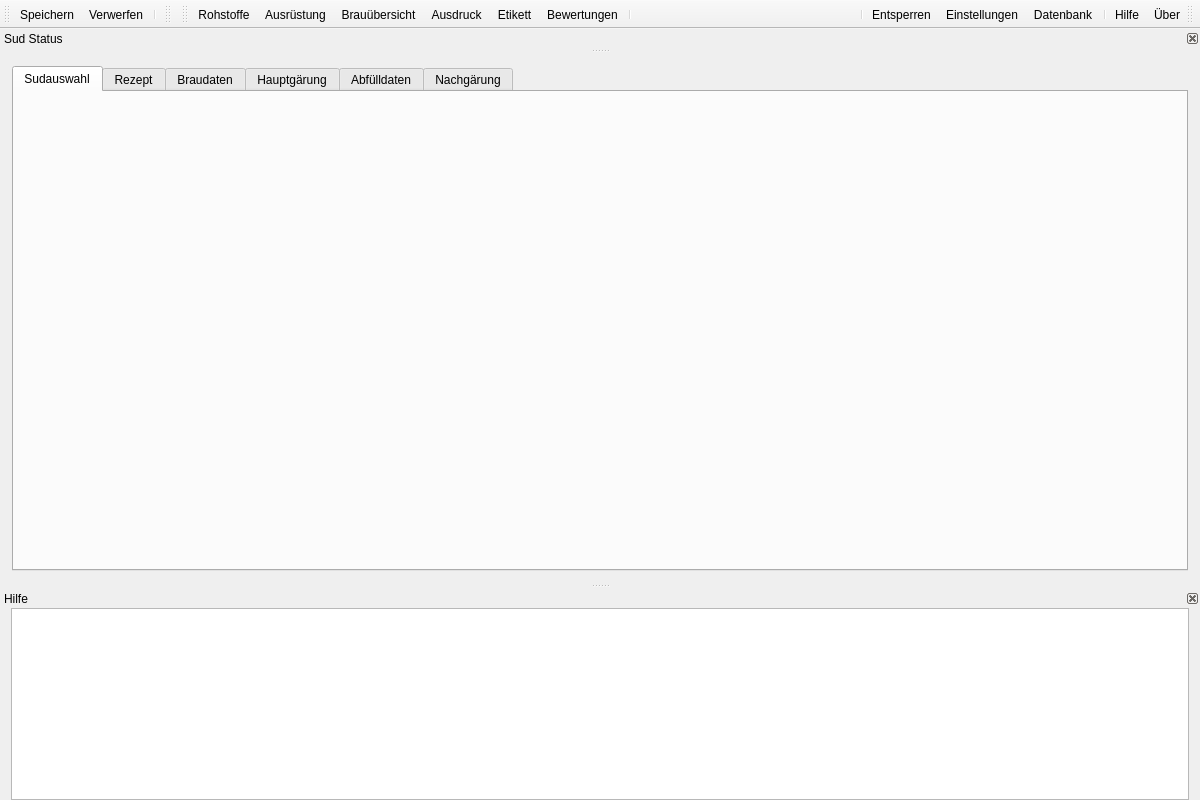
<?xml version="1.0" encoding="UTF-8"?>
<ui version="4.0">
 <class>MainWindow</class>
 <widget class="QMainWindow" name="MainWindow">
  <property name="geometry">
   <rect>
    <x>0</x>
    <y>0</y>
    <width>1200</width>
    <height>800</height>
   </rect>
  </property>
  <widget class="QWidget" name="centralWidget">
   <layout class="QVBoxLayout" name="verticalLayout_main">
    <property name="leftMargin">
     <number>12</number>
    </property>
    <property name="topMargin">
     <number>12</number>
    </property>
    <property name="rightMargin">
     <number>12</number>
    </property>
    <property name="bottomMargin">
     <number>12</number>
    </property>
    <item>
     <widget class="QTabWidget" name="tabMain">
      <property name="contextMenuPolicy">
       <enum>Qt::ContextMenuPolicy::ActionsContextMenu</enum>
      </property>
      <property name="currentIndex">
       <number>0</number>
      </property>
      <widget class="TabSudAuswahl" name="tabSudAuswahl">
       <attribute name="icon">
        <iconset theme="sudauswahl"/>
       </attribute>
       <attribute name="title">
        <string>Sudauswahl</string>
       </attribute>
      </widget>
      <widget class="TabRezept" name="tabRezept">
       <attribute name="icon">
        <iconset theme="rezept"/>
       </attribute>
       <attribute name="title">
        <string>Rezept</string>
       </attribute>
      </widget>
      <widget class="TabBraudaten" name="tabBraudaten">
       <attribute name="icon">
        <iconset theme="braudaten"/>
       </attribute>
       <attribute name="title">
        <string>Braudaten</string>
       </attribute>
      </widget>
      <widget class="TabGaerverlauf1" name="tabHauptgaerung">
       <attribute name="icon">
        <iconset theme="gaerung_i"/>
       </attribute>
       <attribute name="title">
        <string>Hauptgärung</string>
       </attribute>
      </widget>
      <widget class="TabAbfuellen" name="tabAbfuelldaten">
       <attribute name="icon">
        <iconset theme="abfuelldaten"/>
       </attribute>
       <attribute name="title">
        <string>Abfülldaten</string>
       </attribute>
      </widget>
      <widget class="TabGaerverlauf2" name="tabNachgaerung">
       <attribute name="icon">
        <iconset theme="gaerung_ii"/>
       </attribute>
       <attribute name="title">
        <string>Nachgärung</string>
       </attribute>
      </widget>
     </widget>
    </item>
   </layout>
  </widget>
  <widget class="QMenuBar" name="menuBar">
   <property name="geometry">
    <rect>
     <x>0</x>
     <y>0</y>
     <width>1200</width>
     <height>18</height>
    </rect>
   </property>
  </widget>
  <widget class="QToolBar" name="toolBarSave">
   <property name="windowTitle">
    <string>Speichern</string>
   </property>
   <property name="iconSize">
    <size>
     <width>16</width>
     <height>16</height>
    </size>
   </property>
   <property name="toolButtonStyle">
    <enum>Qt::ToolButtonStyle::ToolButtonTextUnderIcon</enum>
   </property>
   <attribute name="toolBarArea">
    <enum>TopToolBarArea</enum>
   </attribute>
   <attribute name="toolBarBreak">
    <bool>false</bool>
   </attribute>
   <addaction name="actionSpeichern"/>
   <addaction name="actionVerwerfen"/>
   <addaction name="separator"/>
  </widget>
  <widget class="QToolBar" name="toolBarSudauswahl">
   <property name="windowTitle">
    <string>Sudauswahl</string>
   </property>
   <property name="iconSize">
    <size>
     <width>16</width>
     <height>16</height>
    </size>
   </property>
   <property name="toolButtonStyle">
    <enum>Qt::ToolButtonStyle::ToolButtonTextUnderIcon</enum>
   </property>
   <attribute name="toolBarArea">
    <enum>TopToolBarArea</enum>
   </attribute>
   <attribute name="toolBarBreak">
    <bool>false</bool>
   </attribute>
  </widget>
  <widget class="QToolBar" name="toolBar">
   <property name="windowTitle">
    <string>Dialoge</string>
   </property>
   <property name="iconSize">
    <size>
     <width>16</width>
     <height>16</height>
    </size>
   </property>
   <property name="toolButtonStyle">
    <enum>Qt::ToolButtonStyle::ToolButtonTextUnderIcon</enum>
   </property>
   <attribute name="toolBarArea">
    <enum>TopToolBarArea</enum>
   </attribute>
   <attribute name="toolBarBreak">
    <bool>false</bool>
   </attribute>
   <addaction name="actionRohstoffe"/>
   <addaction name="actionAusruestung"/>
   <addaction name="actionBrauUebersicht"/>
   <addaction name="actionPrintout"/>
   <addaction name="actionEtikett"/>
   <addaction name="actionBewertungen"/>
   <addaction name="separator"/>
  </widget>
  <widget class="QToolBar" name="toolBarLeft">
   <property name="windowTitle">
    <string>Erweiterte Toolbar</string>
   </property>
   <property name="layoutDirection">
    <enum>Qt::LayoutDirection::RightToLeft</enum>
   </property>
   <property name="iconSize">
    <size>
     <width>16</width>
     <height>16</height>
    </size>
   </property>
   <property name="toolButtonStyle">
    <enum>Qt::ToolButtonStyle::ToolButtonTextUnderIcon</enum>
   </property>
   <attribute name="toolBarArea">
    <enum>TopToolBarArea</enum>
   </attribute>
   <attribute name="toolBarBreak">
    <bool>false</bool>
   </attribute>
   <addaction name="actionUeber"/>
   <addaction name="actionHilfe"/>
   <addaction name="separator"/>
   <addaction name="actionDatenbank"/>
   <addaction name="actionSettings"/>
   <addaction name="actionEingabefelderEntsperren"/>
   <addaction name="separator"/>
  </widget>
  <widget class="QDockWidget" name="dockWidgetSudStatus">
   <property name="features">
    <set>QDockWidget::DockWidgetFeature::DockWidgetClosable|QDockWidget::DockWidgetFeature::DockWidgetMovable</set>
   </property>
   <property name="windowTitle">
    <string>Sud Status</string>
   </property>
   <property name="dockLocation">
    <enum>Qt::DockWidgetArea::TopDockWidgetArea</enum>
   </property>
   <attribute name="dockWidgetArea">
    <number>4</number>
   </attribute>
   <widget class="QWidget" name="dockWidgetSudStatusContents">
    <layout class="QVBoxLayout" name="verticalLayout_sudstatus">
     <property name="topMargin">
      <number>0</number>
     </property>
     <property name="bottomMargin">
      <number>0</number>
     </property>
     <item>
      <widget class="WdgSudStatus" name="wdgSudStatus" native="true"/>
     </item>
    </layout>
   </widget>
  </widget>
  <widget class="QDockWidget" name="dockWidgetHelp">
   <property name="minimumSize">
    <size>
     <width>78</width>
     <height>110</height>
    </size>
   </property>
   <property name="features">
    <set>QDockWidget::DockWidgetFeature::DockWidgetClosable|QDockWidget::DockWidgetFeature::DockWidgetMovable</set>
   </property>
   <property name="windowTitle">
    <string>Hilfe</string>
   </property>
   <property name="dockLocation">
    <enum>Qt::DockWidgetArea::BottomDockWidgetArea</enum>
   </property>
   <attribute name="dockWidgetArea">
    <number>8</number>
   </attribute>
   <widget class="QWidget" name="dockWidgetHelpContents">
    <layout class="QVBoxLayout" name="verticalLayout_help">
     <property name="topMargin">
      <number>0</number>
     </property>
     <property name="bottomMargin">
      <number>0</number>
     </property>
     <item>
      <widget class="QTextBrowser" name="tbHelp">
       <property name="font">
        <font>
         <italic>true</italic>
        </font>
       </property>
       <property name="openExternalLinks">
        <bool>true</bool>
       </property>
      </widget>
     </item>
    </layout>
   </widget>
  </widget>
  <action name="actionSpeichern">
   <property name="icon">
    <iconset theme="save"/>
   </property>
   <property name="text">
    <string>Speichern</string>
   </property>
   <property name="shortcut">
    <string>Ctrl+S</string>
   </property>
  </action>
  <action name="actionVerwerfen">
   <property name="icon">
    <iconset theme="discard"/>
   </property>
   <property name="text">
    <string>Verwerfen</string>
   </property>
   <property name="toolTip">
    <string>Alle Änderungen verwerfen</string>
   </property>
  </action>
  <action name="actionUeber">
   <property name="checkable">
    <bool>true</bool>
   </property>
   <property name="icon">
    <iconset theme="about"/>
   </property>
   <property name="text">
    <string>Über</string>
   </property>
   <property name="menuRole">
    <enum>QAction::MenuRole::AboutRole</enum>
   </property>
  </action>
  <action name="actionEingabefelderEntsperren">
   <property name="checkable">
    <bool>true</bool>
   </property>
   <property name="icon">
    <iconset theme="unlock"/>
   </property>
   <property name="text">
    <string>Entsperren</string>
   </property>
   <property name="toolTip">
    <string>Alle Eingabefelder entsperren</string>
   </property>
  </action>
  <action name="actionHilfe">
   <property name="checkable">
    <bool>true</bool>
   </property>
   <property name="icon">
    <iconset theme="help"/>
   </property>
   <property name="text">
    <string>Hilfe</string>
   </property>
   <property name="shortcut">
    <string>F1</string>
   </property>
  </action>
  <action name="actionRohstoffe">
   <property name="checkable">
    <bool>true</bool>
   </property>
   <property name="checked">
    <bool>false</bool>
   </property>
   <property name="icon">
    <iconset theme="rohstoffe"/>
   </property>
   <property name="text">
    <string>Rohstoffe</string>
   </property>
   <property name="visible">
    <bool>true</bool>
   </property>
  </action>
  <action name="actionBrauUebersicht">
   <property name="checkable">
    <bool>true</bool>
   </property>
   <property name="enabled">
    <bool>true</bool>
   </property>
   <property name="icon">
    <iconset theme="brauuebersicht"/>
   </property>
   <property name="text">
    <string>Brauübersicht</string>
   </property>
   <property name="visible">
    <bool>true</bool>
   </property>
  </action>
  <action name="actionAusruestung">
   <property name="checkable">
    <bool>true</bool>
   </property>
   <property name="icon">
    <iconset theme="ausruestung"/>
   </property>
   <property name="text">
    <string>Ausrüstung</string>
   </property>
  </action>
  <action name="actionDatenbank">
   <property name="checkable">
    <bool>true</bool>
   </property>
   <property name="icon">
    <iconset theme="database"/>
   </property>
   <property name="text">
    <string>Datenbank</string>
   </property>
  </action>
  <action name="actionPrintout">
   <property name="checkable">
    <bool>true</bool>
   </property>
   <property name="icon">
    <iconset theme="ausdruck"/>
   </property>
   <property name="text">
    <string>Ausdruck</string>
   </property>
  </action>
  <action name="actionEtikett">
   <property name="checkable">
    <bool>true</bool>
   </property>
   <property name="icon">
    <iconset theme="etikett"/>
   </property>
   <property name="text">
    <string>Etikett</string>
   </property>
  </action>
  <action name="actionBewertungen">
   <property name="checkable">
    <bool>true</bool>
   </property>
   <property name="icon">
    <iconset theme="bewertung"/>
   </property>
   <property name="text">
    <string>Bewertungen</string>
   </property>
  </action>
  <action name="actionSettings">
   <property name="checkable">
    <bool>true</bool>
   </property>
   <property name="icon">
    <iconset theme="settings"/>
   </property>
   <property name="text">
    <string>Einstellungen</string>
   </property>
  </action>
  <action name="actionTabBarLabels">
   <property name="checkable">
    <bool>true</bool>
   </property>
   <property name="checked">
    <bool>true</bool>
   </property>
   <property name="text">
    <string>Überschriften</string>
   </property>
  </action>
  <action name="actionTabBarLocation">
   <property name="checkable">
    <bool>true</bool>
   </property>
   <property name="checked">
    <bool>true</bool>
   </property>
   <property name="text">
    <string>Oben / Rechts</string>
   </property>
   <property name="toolTip">
    <string>Oben / Rechts</string>
   </property>
  </action>
 </widget>
 <layoutdefault spacing="6" margin="11"/>
 <customwidgets>
  <customwidget>
   <class>TabSudAuswahl</class>
   <extends>QWidget</extends>
   <header>tabsudauswahl.h</header>
   <container>1</container>
  </customwidget>
  <customwidget>
   <class>TabRezept</class>
   <extends>QWidget</extends>
   <header>tabrezept.h</header>
   <container>1</container>
  </customwidget>
  <customwidget>
   <class>TabBraudaten</class>
   <extends>QWidget</extends>
   <header>tabbraudaten.h</header>
   <container>1</container>
  </customwidget>
  <customwidget>
   <class>TabGaerverlauf1</class>
   <extends>QWidget</extends>
   <header>tabgaerverlauf1.h</header>
   <container>1</container>
  </customwidget>
  <customwidget>
   <class>TabAbfuellen</class>
   <extends>QWidget</extends>
   <header>tababfuellen.h</header>
   <container>1</container>
  </customwidget>
  <customwidget>
   <class>TabGaerverlauf2</class>
   <extends>QWidget</extends>
   <header>tabgaerverlauf2.h</header>
   <container>1</container>
  </customwidget>
  <customwidget>
   <class>WdgSudStatus</class>
   <extends>QWidget</extends>
   <header>widgets/wdgsudstatus.h</header>
   <container>1</container>
  </customwidget>
 </customwidgets>
 <resources/>
 <connections/>
</ui>
